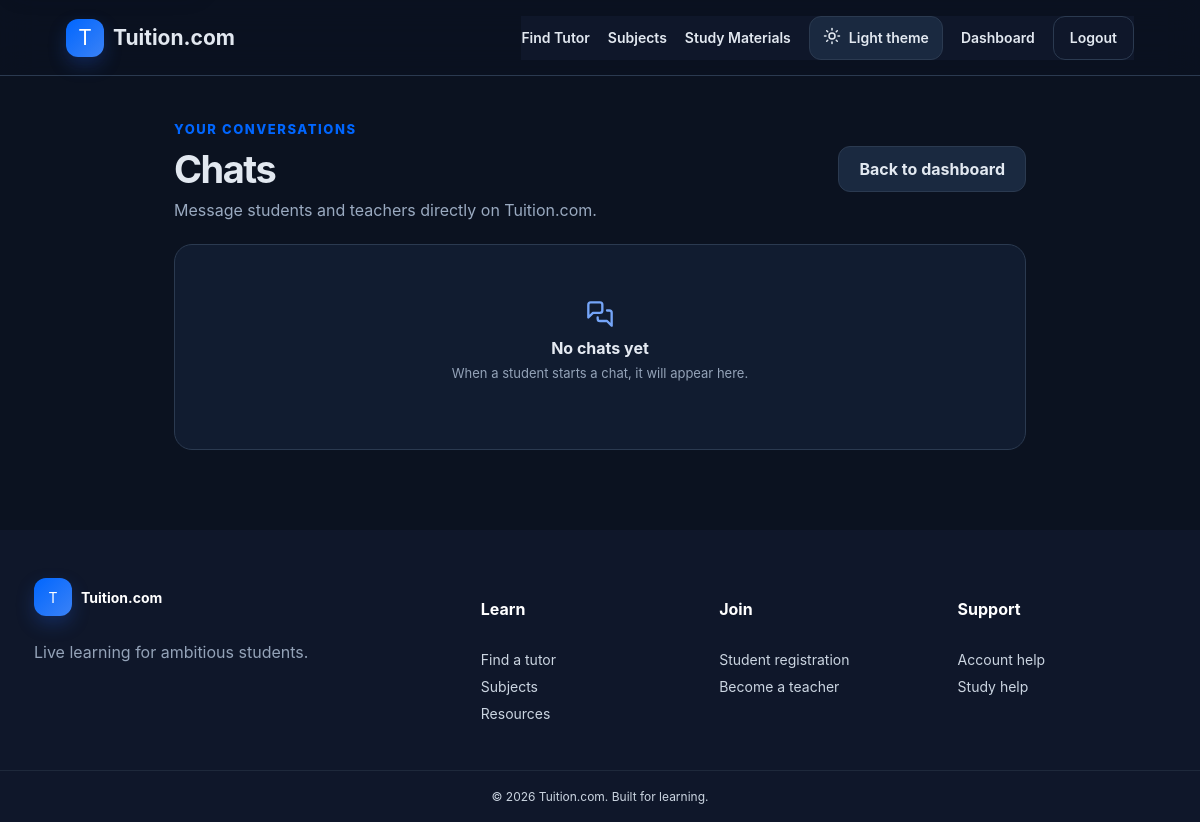
Before: /chat/ (signed in) with the older database file.
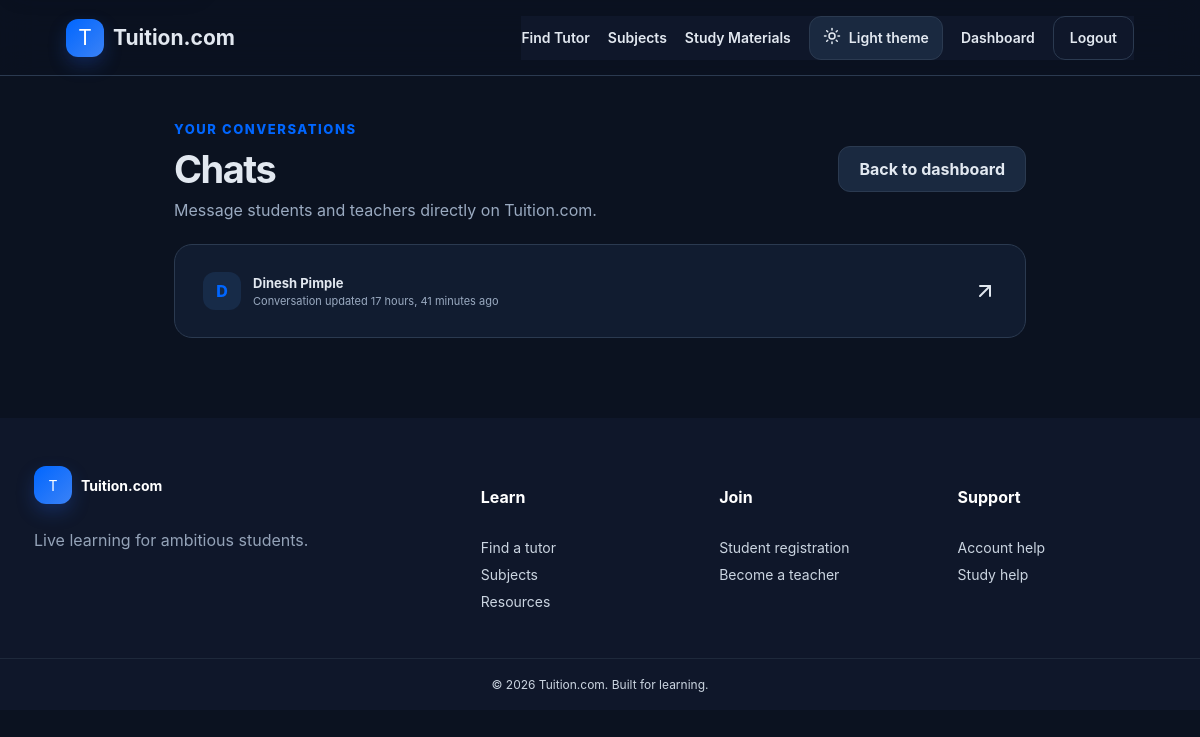
After: the same page with the newer database file.
### config/edtech/models.py (models this page shows)
class ChatConversation(models.Model):
    student = models.ForeignKey(User, on_delete=models.CASCADE, related_name="student_chat_conversations")
    teacher = models.ForeignKey(TeacherProfile, on_delete=models.CASCADE, related_name="chat_conversations")
    created_at = models.DateTimeField(auto_now_add=True)
    updated_at = models.DateTimeField(auto_now=True)
    class Meta:
        ordering = ["-updated_at"]
        constraints = [
            models.UniqueConstraint(fields=["student", "teacher"], name="unique_student_teacher_chat"),
        ]

### config/edtech/views.py (the view)
# urls.py: path("chat/", views.chat_inbox, name="chat_inbox"),
@login_required
def chat_inbox(request):
    teacher = getattr(request.user, "teacher_profile", None)
    if teacher:
        conversations = teacher.chat_conversations.select_related(
            "student", "teacher__user",
        )
        role = "teacher"
    else:
        get_object_or_404(UserProfile, user=request.user, role="student")
        conversations = ChatConversation.objects.filter(
            student=request.user,
        ).select_related("student", "teacher", "teacher__user")
        role = "student"
    return render(request, "edtech/chat_inbox.html", {
        "conversations": conversations,
        "role": role,
    })

### config/edtech/templates/edtech/chat_inbox.html (shortened to what this page needs)
{% extends "edtech/base.html" %}
{% block content %}
<section class="teacher-editor chat-page">
  <header class="editor-heading">
    <div><span class="kicker">Your conversations</span><h1>Chats</h1><p>Message students and teachers directly on Tuition.com.</p></div>
    {% if role == "student" %}<a class="btn secondary" href="{% url 'student_teachers' %}">My teachers</a>{% else %}<a class="btn secondary" href="{% url 'dashboard' %}">Back to dashboard</a>{% endif %}
  </header>
  <section class="editor-section chat-inbox-list" aria-label="Conversations">
    {% for conversation in conversations %}
      {% if role == "teacher" %}{% with participant=conversation.student %}
        <a class="chat-inbox-row" href="{% url 'chat_conversation' conversation.pk %}">
          <span class="student-chat-avatar" aria-hidden="true">{{ participant.first_name|slice:":1"|default:"S" }}</span>
          <span><strong>{{ participant.get_full_name|default:participant.username }}</strong><small>Conversation updated {{ conversation.updated_at|timesince }} ago</small></span>
          <i data-lucide="arrow-up-right" aria-hidden="true"></i>
        </a>
      {% endwith %}{% endif %}
    {% empty %}
      <div class="student-empty"><i data-lucide="messages-square" aria-hidden="true"></i><strong>No chats yet</strong><p>{% if role == "student" %}Choose Chat beside a saved or connected teacher to start a conversation.{% else %}When a student starts a chat, it will appear here.{% endif %}</p>{% if role == "student" %}<a class="btn secondary" href="{% url 'student_teachers' %}">My teachers</a>{% endif %}</div>
    {% endfor %}
  </section>
</section>
{% endblock %}

### config/edtech/templates/edtech/base.html (shortened to what this page needs)
{% load static %}
<!doctype html>
<html lang="en">
<head>
  <link rel="stylesheet" href="{% static 'edtech/style.css' %}">
  <link rel="stylesheet" href="{% static 'edtech/frontend-audit.css' %}">
  <link rel="stylesheet" href="{% static 'edtech/teacher-profile.css' %}">
  <link rel="stylesheet" href="{% static 'edtech/student-dashboard.css' %}?v=5">
</head>
<body class="dark">
  <nav class="navbar">
    <a class="brand" href="{% url 'home' %}" aria-label="Tuition.com home"><span class="brand-mark" aria-hidden="true">T</span><strong>Tuition.com</strong></a>
    <div class="nav-links" id="primary-navigation">
      <a href="{% url 'find_tutor' %}">Find Tutor</a>
      <a href="{% url 'subject_list' %}">Subjects</a>
      <a href="{% url 'material_list' %}">Study Materials</a>
      <button class="theme-toggle" type="button" aria-label="Switch to light theme" aria-pressed="true">
        <span class="theme-toggle-icon"></span>
        <span data-theme-label>Light theme</span>
      </button>
      {% if user.is_authenticated %}
        <a href="{% url 'dashboard' %}">Dashboard</a>
        <a class="nav-login" href="{% url 'logout' %}">Logout</a>
      {% else %}
        <a class="nav-login" href="{% url 'login' %}">Login</a>
        <a class="nav-register" href="{% url 'register' role='student' %}">Join Free</a>
      {% endif %}
    </div>
  </nav>
  <main id="main-content">{% block content %}{% endblock %}</main>
  <footer>
    <div class="footer-grid">
      <div><a class="brand footer-brand" href="{% url 'home' %}"><span class="brand-mark">T</span><strong>Tuition.com</strong></a><p>Live learning for ambitious students.</p></div>
      <div><h4>Learn</h4><a href="{% url 'find_tutor' %}">Find a tutor</a><a href="{% url 'subject_list' %}">Subjects</a><a href="{% url 'material_list' %}">Resources</a></div>
      <div><h4>Join</h4><a href="{% url 'register' role='student' %}">Student registration</a><a href="{% url 'register' role='teacher' %}">Become a teacher</a></div>
      <div><h4>Support</h4><a href="{% url 'login' %}">Account help</a><a href="{% url 'material_list' %}">Study help</a></div>
    </div>
    <div class="footer-bottom">© 2026 Tuition.com. Built for learning.</div>
  </footer>
</body>
</html>

### static/edtech/style.css (style rules this page uses)
:root { --primary:#2563EB;--blue:#EFF6FF;--purple:#8B5CF6;--orange:#F97316;--mint:#10B981;--lavender:#F5F3FF;--bg:#F8FAFC;--text:#1E293B;--muted:#64748B;--white:#fff;--border:#E2E8F0;--shadow:0 18px 50px rgba(37,99,235,.10) }
* { box-sizing:border-box }
html { scroll-behavior:smooth }
body { margin:0;font-family:Inter,Poppins,sans-serif;color:var(--text);background:var(--bg) }
a { text-decoration:none;color:inherit }
button,input,select,textarea { font:inherit }
.navbar { height:76px;padding:0 5.5%;display:flex;align-items:center;justify-content:space-between;position:sticky;top:0;z-index:50;background:rgba(255,255,255,.92);backdrop-filter:blur(16px);border-bottom:1px solid rgba(226,232,240,.8) }
.brand { display:flex;align-items:center;gap:9px;font-size:21px }
.brand-mark { width:38px;height:38px;border-radius:12px;display:grid;place-items:center;color:#fff;background:linear-gradient(135deg,var(--primary),var(--purple));box-shadow:0 8px 18px rgba(37,99,235,.25) }
.nav-links { display:flex;align-items:center;gap:28px;font-size:14px;font-weight:600 }
.nav-login { border:1px solid var(--border);border-radius:12px;padding:10px 18px }
.eyebrow,.kicker { color:var(--primary);font-size:13px;font-weight:800;text-transform:uppercase;letter-spacing:.12em }
.btn { min-height:44px;border:0;border-radius:12px;padding:12px 20px;display:inline-flex;align-items:center;justify-content:center;gap:8px;font-weight:700;cursor:pointer;transition:.2s }
.btn.secondary { background:#fff;color:var(--text)!important;border:1px solid var(--border) }
.footer-grid { max-width:1180px;margin:auto;padding:48px 24px;display:grid;grid-template-columns:2fr repeat(3,1fr);gap:30px }
footer { background:#0F172A;color:#CBD5E1 }
.footer-brand { color:#fff }
.footer-grid h4 { color:#fff }
.footer-grid p { color:#94A3B8 }
.footer-grid div { display:flex;flex-direction:column;gap:10px }
.footer-grid a { font-size:14px }
.footer-bottom { border-top:1px solid #1E293B;padding:18px;text-align:center;font-size:12px }
body.dark { --bg:#0F172A;--text:#E2E8F0;--muted:#94A3B8;--border:#334155;--white:#1E293B }
.dark .navbar,.dark .subject-card,.dark .teacher-profile-card,.dark .course-card,.dark .auth-card,.dark .filter-panel,.dark .tutor-row,.dark .profile-main,.dark .booking-card,.dark .course-detail>div,.dark .sidebar,.dark .widget,.dark .panel,.dark .material-card,.dark .stats-strip,.dark .hero-card { background:#1E293B }

### static/edtech/teacher-profile.css (style rules this page uses)
.teacher-editor { max-width:1000px;margin:42px auto 80px;padding:0 24px }
.editor-heading { display:flex;justify-content:space-between;align-items:center;gap:24px;margin-bottom:24px }
.editor-heading h1 { margin:8px 0;font-size:38px;letter-spacing:-.04em }
.editor-heading p,.teacher-dashboard-main .dashboard-heading p { margin:0;color:var(--muted) }
.completion-card,.editor-section { border:1px solid var(--border);border-radius:18px;background:#fff }
.editor-section { padding:24px;margin-bottom:16px;scroll-margin-top:95px }
.dark .completion-card,.dark .editor-section,.dark .editor-item,.dark .editor-add,.dark .public-profile-main,.dark .portfolio-card { background:#1E293B }

### static/edtech/student-dashboard.css (style rules this page uses)
.student-chat-link, .chat-inbox-row, .dashboard-chat-row { display: flex; align-items: center; gap: 12px; padding: 11px 0; border-bottom: 1px solid var(--border); }
.student-chat-link:last-child, .chat-inbox-row:last-child, .dashboard-chat-row:last-child { border-bottom: 0; }
.student-chat-avatar { width: 38px; height: 38px; flex: 0 0 38px; display: grid; place-items: center; border-radius: 12px; background: var(--blue); color: var(--primary); font-weight: 800; }
.student-chat-link > span:nth-child(2), .chat-inbox-row > span:nth-child(2), .dashboard-chat-row > span { min-width: 0; flex: 1; display: grid; gap: 3px; }
.student-chat-link strong, .chat-inbox-row strong, .dashboard-chat-row strong { color: var(--text); font-size: 13px; }
.student-chat-link small, .chat-inbox-row small, .dashboard-chat-row small { color: var(--muted); font-size: 11px; }
.chat-page { max-width: 900px; }
.chat-inbox-list { padding-top: 12px; padding-bottom: 12px; }
.chat-inbox-row { padding: 15px 4px; }

Changed rows visible on the page:
added ChatConversation: student.first_name "D", student.get_full_name "Dinesh Pimple", updated_at "17 hours, 41 minutes"
Other visible differences:
text no longer shown: "No chats yet When a student starts a chat, it will appear here."
